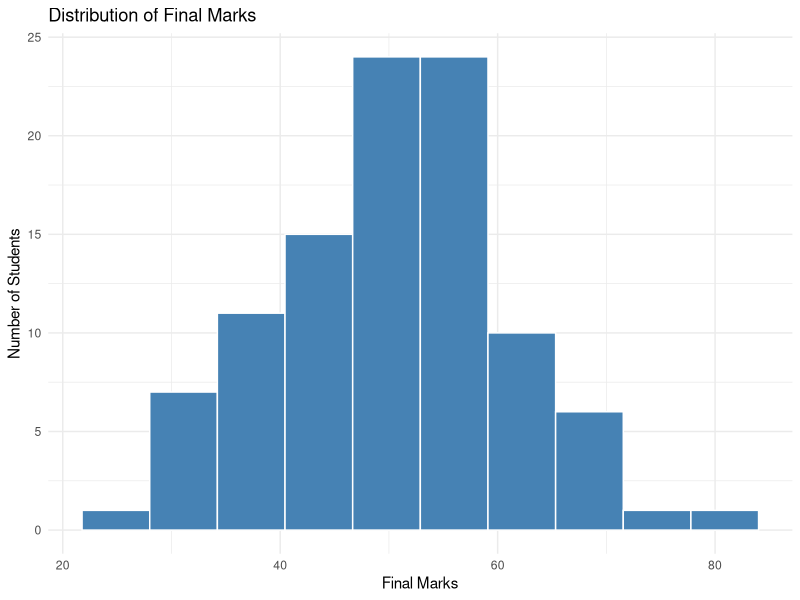
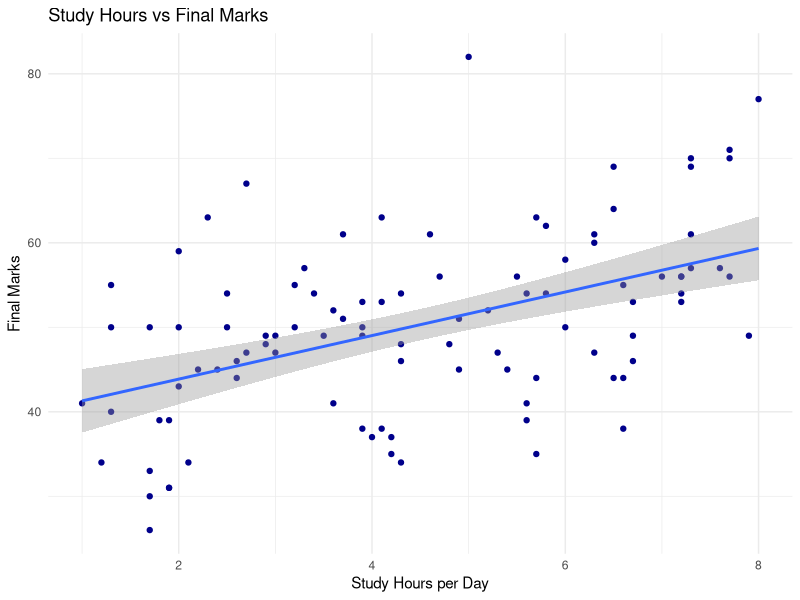
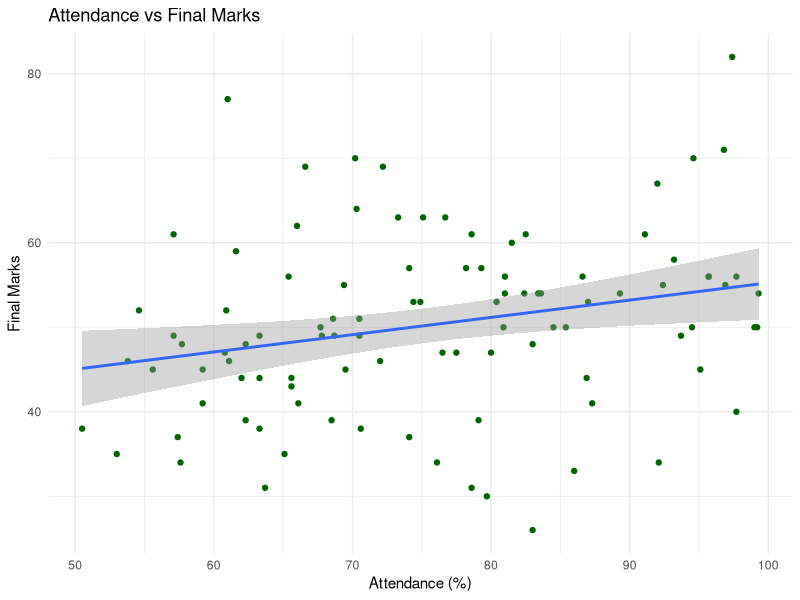
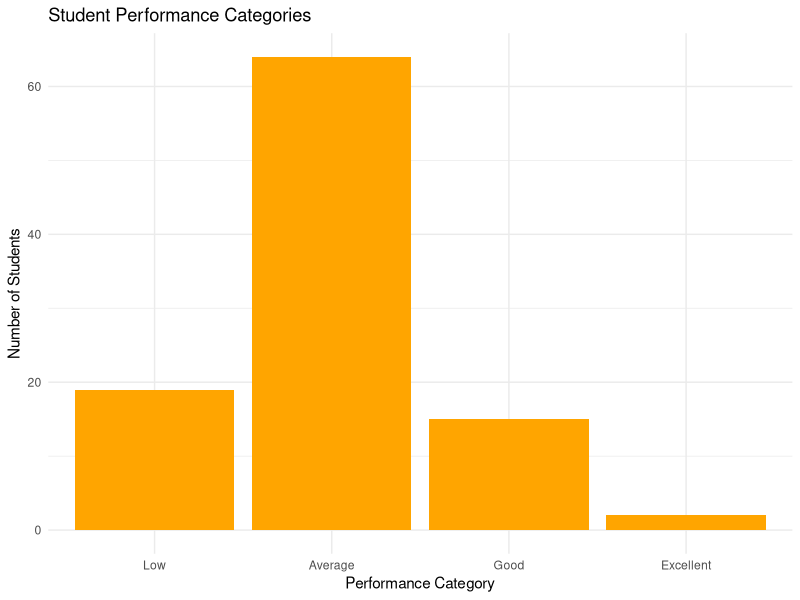
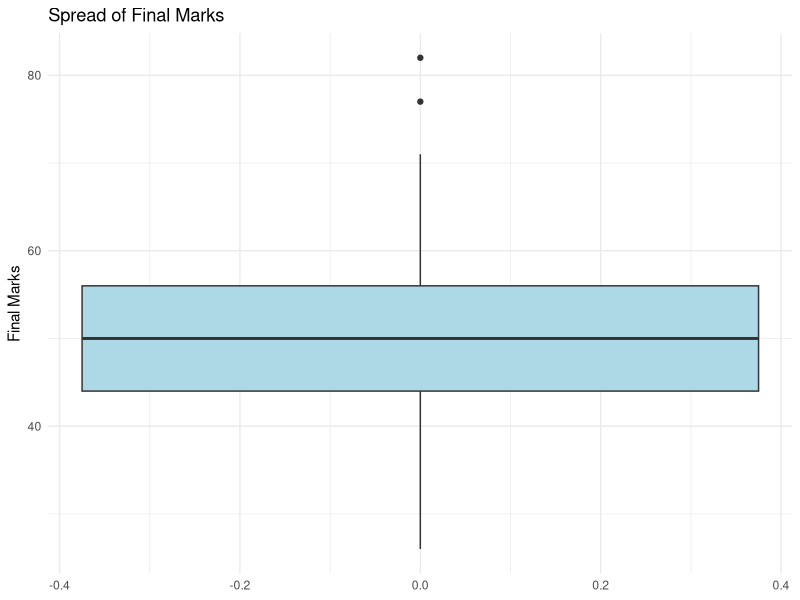

Reproduce these figures in R, in order.

# =====================================================
# MINI PROJECT: STUDENT PERFORMANCE ANALYSIS USING R
# MCA Data Science
# =====================================================

# 1. Load the required package
library(ggplot2)

# 2. Generate sample student data
set.seed(123)

n <- 100

students <- data.frame(
  Student_ID = 1:n,
  Study_Hours = round(runif(n, 1, 8), 1),
  Attendance = round(runif(n, 50, 100), 1),
  Previous_Marks = round(runif(n, 35, 90), 1)
)

# Generate final marks with random variation
students$Final_Marks <- round(
  0.35 * students$Previous_Marks +
    3.0 * students$Study_Hours +
    0.20 * students$Attendance +
    rnorm(n, mean = 0, sd = 7)
)

# Keep marks within 0-100
students$Final_Marks <- pmax(
  0, pmin(100, students$Final_Marks)
)

# 3. View and inspect the dataset
print(head(students))
print(dim(students))
str(students)
summary(students)

# 4. Check missing values
print(colSums(is.na(students)))

# 5. Descriptive statistics
variables <- students[, c(
  "Study_Hours", "Attendance",
  "Previous_Marks", "Final_Marks"
)]

statistics <- data.frame(
  Variable = names(variables),
  Mean = sapply(variables, mean),
  Median = sapply(variables, median),
  Standard_Deviation = sapply(variables, sd),
  Variance = sapply(variables, var),
  Minimum = sapply(variables, min),
  Maximum = sapply(variables, max)
)

print(cbind(
  Variable = statistics$Variable,
  round(statistics[, -1], 2)
))

# 6. Correlation analysis
correlation_matrix <- cor(variables)
print(round(correlation_matrix, 2))

# Test the relationship between study hours
# and final marks
correlation_test <- cor.test(
  students$Study_Hours,
  students$Final_Marks,
  method = "pearson"
)

print(correlation_test)

# 7. Hypothesis testing
# H0: Mean final marks = 50
# H1: Mean final marks != 50

mean_test <- t.test(
  students$Final_Marks,
  mu = 50
)

print(mean_test)

# 8. Create performance categories
students$Performance <- cut(
  students$Final_Marks,
  breaks = c(-Inf, 40, 60, 75, Inf),
  labels = c("Low", "Average", "Good", "Excellent")
)

print(table(students$Performance))

# 9. Visualizations

# Histogram of final marks
print(
  ggplot(students, aes(x = Final_Marks)) +
    geom_histogram(
      bins = 10,
      fill = "steelblue",
      color = "white"
    ) +
    labs(
      title = "Distribution of Final Marks",
      x = "Final Marks",
      y = "Number of Students"
    ) +
    theme_minimal()
)

# Study hours vs final marks
print(
  ggplot(students, aes(
    x = Study_Hours, y = Final_Marks
  )) +
    geom_point(color = "darkblue") +
    geom_smooth(method = "lm", se = TRUE) +
    labs(
      title = "Study Hours vs Final Marks",
      x = "Study Hours per Day",
      y = "Final Marks"
    ) +
    theme_minimal()
)

# Attendance vs final marks
print(
  ggplot(students, aes(
    x = Attendance, y = Final_Marks
  )) +
    geom_point(color = "darkgreen") +
    geom_smooth(method = "lm", se = TRUE) +
    labs(
      title = "Attendance vs Final Marks",
      x = "Attendance (%)",
      y = "Final Marks"
    ) +
    theme_minimal()
)

# Performance category bar chart
print(
  ggplot(students, aes(x = Performance)) +
    geom_bar(fill = "orange") +
    labs(
      title = "Student Performance Categories",
      x = "Performance Category",
      y = "Number of Students"
    ) +
    theme_minimal()
)

# Box plot of final marks
print(
  ggplot(students, aes(
    y = Final_Marks
  )) +
    geom_boxplot(fill = "lightblue") +
    labs(
      title = "Spread of Final Marks",
      y = "Final Marks"
    ) +
    theme_minimal()
)

# 10. Linear regression model
model <- lm(
  Final_Marks ~ Study_Hours +
    Attendance + Previous_Marks,
  data = students
)

print(summary(model))

# 11. Export results
write.csv(
  students,
  "student_performance_data.csv",
  row.names = FALSE
)

write.csv(
  statistics,
  "descriptive_statistics.csv",
  row.names = FALSE
)

capture.output(
  summary(model),
  file = "regression_results.txt"
)

# 12. Display final confirmation
cat("Student Performance Analysis completed.\n")
cat("Dataset and statistical results exported.\n")
